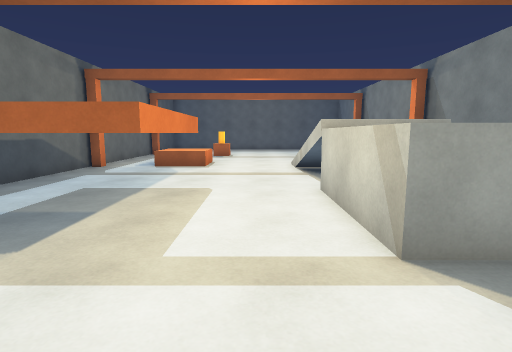
view 1 (above)

16 first-person views from a walk through a scene from a Unity 3-D project. The camera is 1.3 m above the floor, tilts 8° down and sees 80° across. The floor is counted in squares, 1 m on a side. Each view is taken from the middle of a square. On the plan, view 1 faces up. The plan holds only what a view shows up to about 14 squares ahead; the rest is blank.

view 2
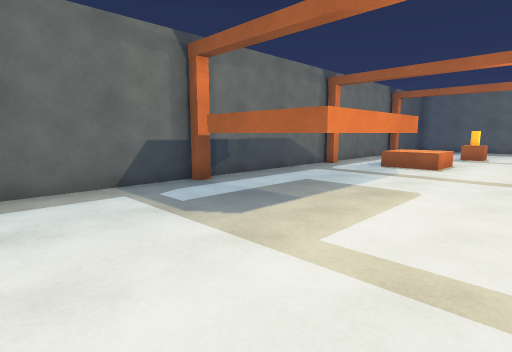

view 3
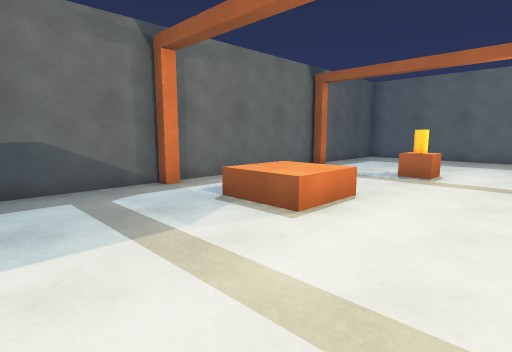

view 4
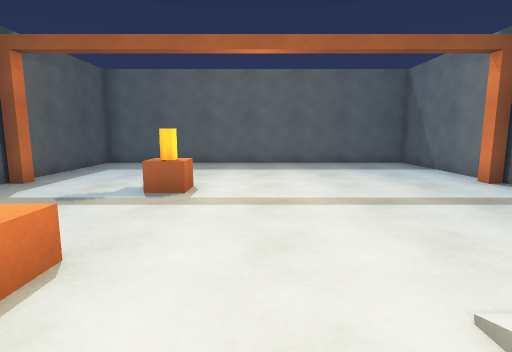

view 5
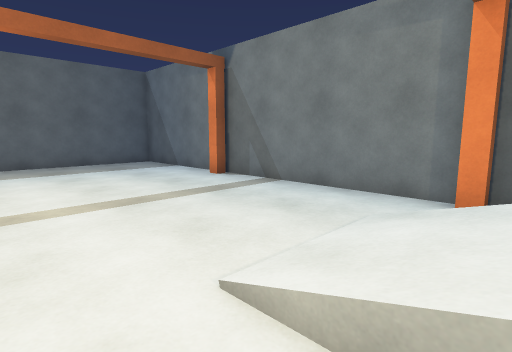

view 6
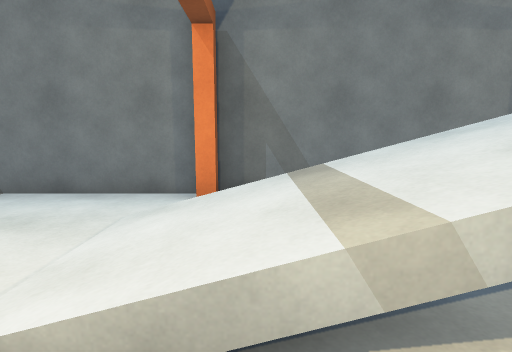

view 7
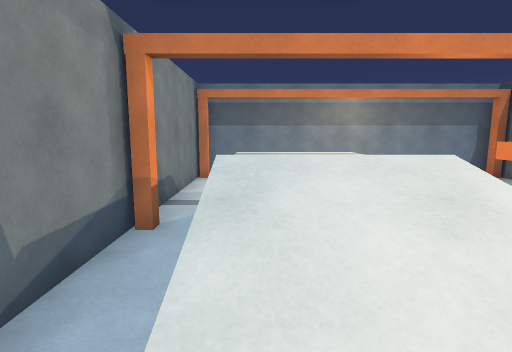

view 8
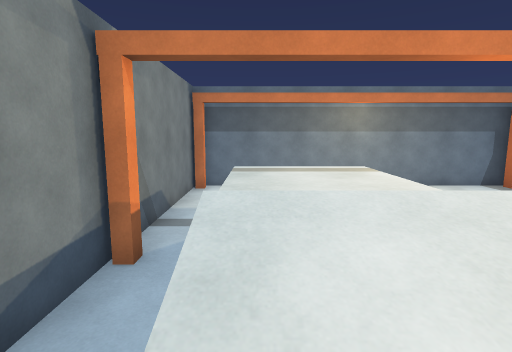

view 9
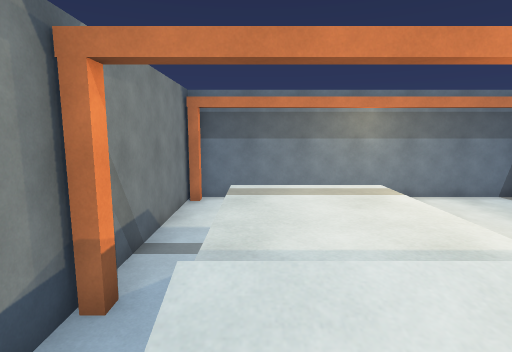

view 10
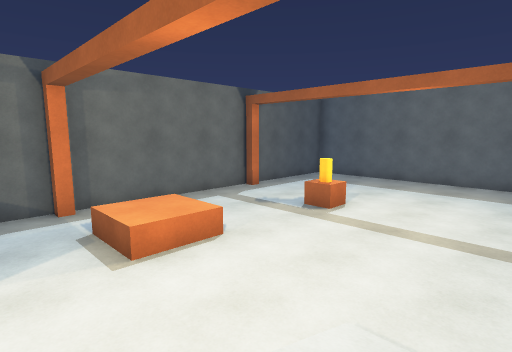

view 11
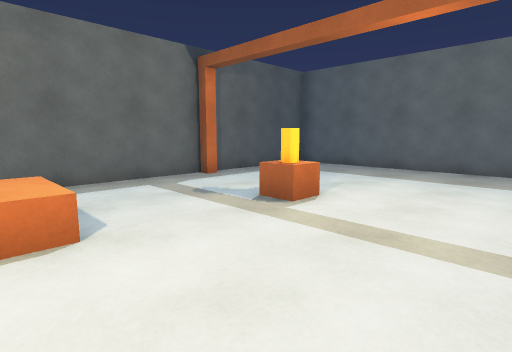

view 12
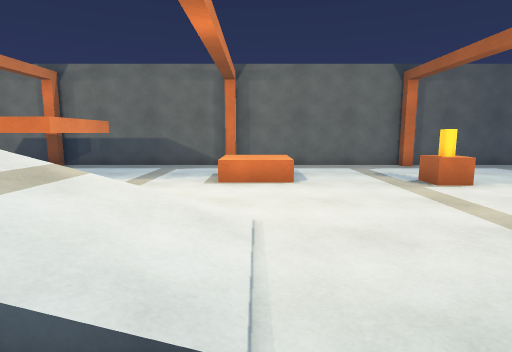

view 13
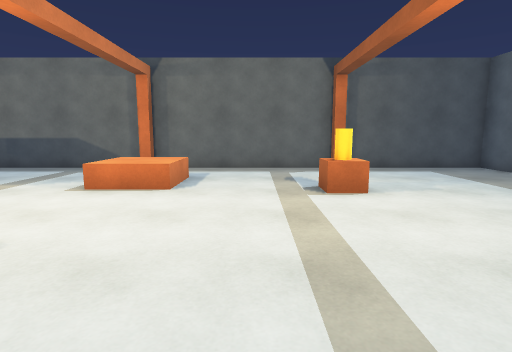

view 14
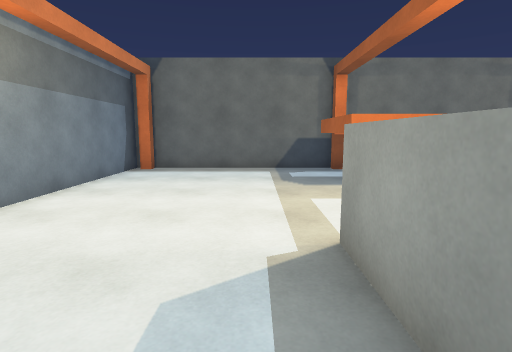

view 15
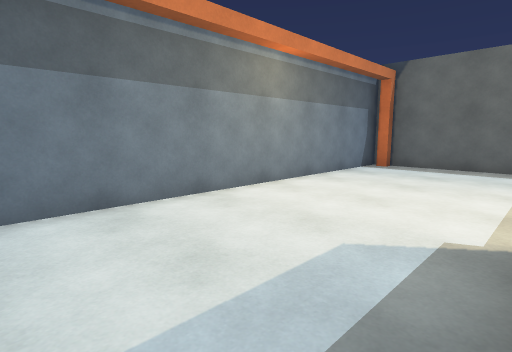

view 16
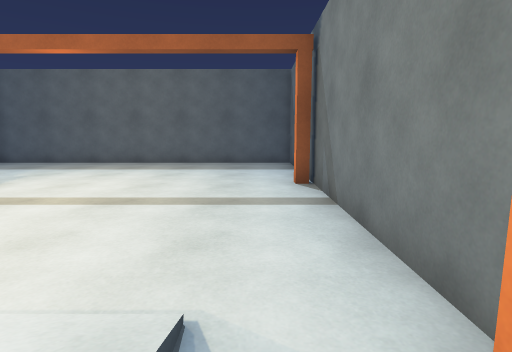

### Floor plan
Key: @ floor where view 1 was taken; # wall or solid block; . main floor; : floor 1.5 m higher than the main floor; / step, stairs or slope; ^ raised ledge; O other object.
Columns run from 7 left of view 1 to 7 right of it. Each row starts with its distance up from view 1.
 25 ###############
 24 #.............#
 23 #.............#
 22 #.............#
 21 #.............#
 20 #.............#
 19 #.............#
 18 #....OO.......#
 17 #.............#
 16 #.............#
 15 #.............#
 14 #..OOO........#
 13 #..OOO...///..#
 12 #..OOO.../// .#
 11 #........///. #
 10 #........///  #
  9 #........///..#
  8 #..^^^...///..#
  7 #..  ^...///..#
  6 #..  ^...:::..#
  5 #..  #... ::..#
  4 #..###...:::..#
  3 #........#::..#
  2 #.............#
  1 #.............#
  0 #......@......#
 -1 #.............#
 -2 ##...........##
 -3 ###############

Where each view was taken, in squares from view 1:
view 1: 0 up, 0 right, facing up
view 2: 0 up, 1 right, facing up-left
view 3: 8 up, 1 right, facing up-left
view 4: 11 up, 0 right, facing up
view 5: 11 up, 0 right, facing up-right
view 6: 11 up, 0 right, facing right
view 7: 11 up, 4 right, facing down
view 8: 10 up, 4 right, facing down
view 9: 9 up, 4 right, facing down
view 10: 10 up, 3 right, facing up-left
view 11: 13 up, 2 right, facing up-left
view 12: 13 up, 6 right, facing left
view 13: 16 up, 5 right, facing left
view 14: 2 up, 5 right, facing left
view 15: 3 up, 6 right, facing down-left
view 16: 11 up, 5 right, facing up
